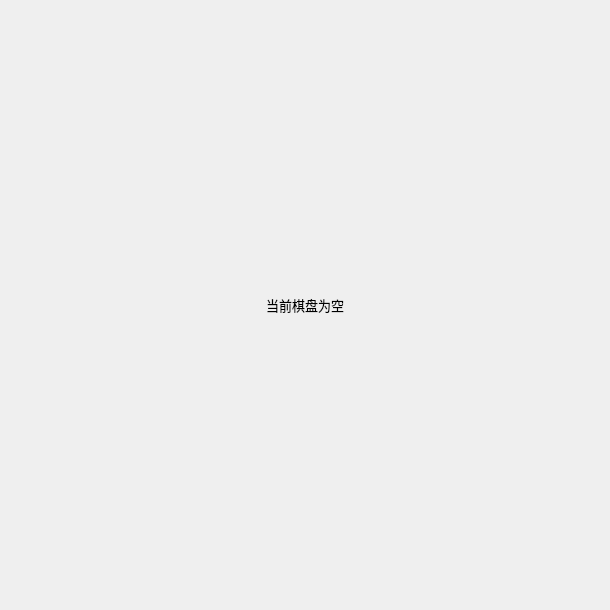
<?xml version="1.0" encoding="UTF-8"?>
<ui version="4.0">
 <class>DialogDrawBoard</class>
 <widget class="QDialog" name="DialogDrawBoard">
  <property name="geometry">
   <rect>
    <x>0</x>
    <y>0</y>
    <width>610</width>
    <height>610</height>
   </rect>
  </property>
  <property name="windowTitle">
   <string>Dialog</string>
  </property>
  <layout class="QVBoxLayout" name="verticalLayout">
   <item>
    <widget class="QLabel" name="label">
     <property name="font">
      <font>
       <family>黑体</family>
       <pointsize>10</pointsize>
      </font>
     </property>
     <property name="text">
      <string>当前棋盘为空</string>
     </property>
     <property name="alignment">
      <set>Qt::AlignCenter</set>
     </property>
    </widget>
   </item>
  </layout>
 </widget>
 <resources/>
 <connections/>
</ui>
